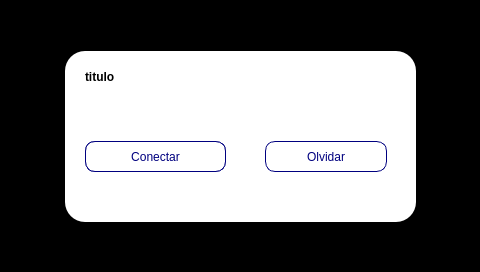
<?xml version="1.0" encoding="UTF-8"?>
<ui version="4.0">
 <class>Form</class>
 <widget class="QWidget" name="Form">
  <property name="geometry">
   <rect>
    <x>0</x>
    <y>0</y>
    <width>480</width>
    <height>272</height>
   </rect>
  </property>
  <property name="windowTitle">
   <string>Form</string>
  </property>
  <widget class="QLabel" name="lblOpacity">
   <property name="geometry">
    <rect>
     <x>0</x>
     <y>0</y>
     <width>480</width>
     <height>320</height>
    </rect>
   </property>
   <property name="styleSheet">
    <string notr="true">background-color: black;</string>
   </property>
   <property name="text">
    <string/>
   </property>
  </widget>
  <widget class="QWidget" name="Widget2" native="true">
   <property name="enabled">
    <bool>true</bool>
   </property>
   <property name="geometry">
    <rect>
     <x>65</x>
     <y>51</y>
     <width>351</width>
     <height>171</height>
    </rect>
   </property>
   <property name="styleSheet">
    <string notr="true">border-radius: 20px;
background-color: white;</string>
   </property>
   <widget class="QPushButton" name="forgetBtn">
    <property name="geometry">
     <rect>
      <x>200</x>
      <y>90</y>
      <width>122</width>
      <height>31</height>
     </rect>
    </property>
    <property name="styleSheet">
     <string notr="true">font: 500 18px &quot;Poppins&quot;;
border-radius: 10px;
border: 1px solid #00007f;
background-color: white;
color: #00007f;</string>
    </property>
    <property name="text">
     <string>Olvidar</string>
    </property>
   </widget>
   <widget class="QLabel" name="ssidLbl">
    <property name="geometry">
     <rect>
      <x>20</x>
      <y>10</y>
      <width>311</width>
      <height>31</height>
     </rect>
    </property>
    <property name="styleSheet">
     <string notr="true">font: 16px &quot;Poppins&quot;;
background-color: transparent;
font-weight: bold;
</string>
    </property>
    <property name="text">
     <string>titulo</string>
    </property>
   </widget>
   <widget class="QPushButton" name="disconnectBtn">
    <property name="geometry">
     <rect>
      <x>20</x>
      <y>90</y>
      <width>141</width>
      <height>31</height>
     </rect>
    </property>
    <property name="styleSheet">
     <string notr="true">font: 500 18px &quot;Poppins&quot;;
border-radius: 10px;
border: 1px solid #00007f;
background-color: white;
color: #00007f;</string>
    </property>
    <property name="text">
     <string>Desconectar</string>
    </property>
   </widget>
   <widget class="QPushButton" name="connectBtn">
    <property name="geometry">
     <rect>
      <x>20</x>
      <y>90</y>
      <width>141</width>
      <height>31</height>
     </rect>
    </property>
    <property name="styleSheet">
     <string notr="true">font: 500 18px &quot;Poppins&quot;;
border-radius: 10px;
border: 1px solid #00007f;
background-color: white;
color: #00007f;</string>
    </property>
    <property name="text">
     <string>Conectar</string>
    </property>
   </widget>
  </widget>
 </widget>
 <resources/>
 <connections/>
</ui>
